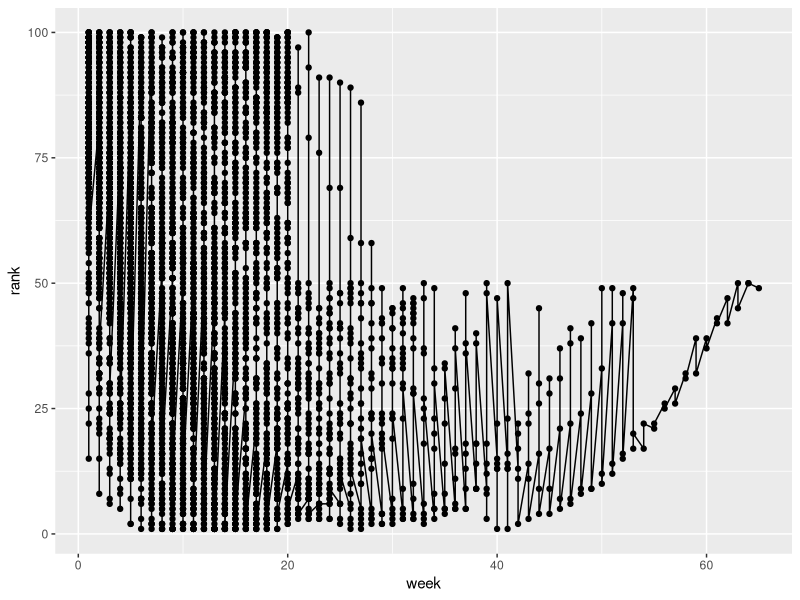
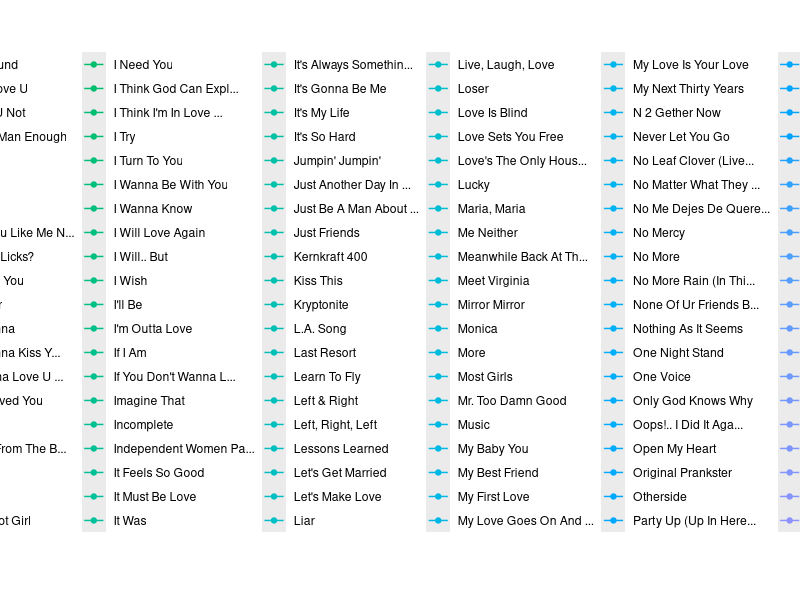

Generate these figures, in order, with R:
## ---- chunk 1
knitr::opts_chunk$set(echo = TRUE)
## ---- chunk 2
library(tidyverse)


## ---- chunk 3
tidydata <- tribble(
~country, ~year, ~cases, ~population,
"Afghanistan", 1999, 745, 19987071,
"Afghanistan", 2000, 2666, 20595360,
"Brazil", 1999, 37737, 172006362,
"Brazil", 2000, 80488, 174504898,
"China", 1999, 212258, 1272915272,
"China", 2000, 213766, 1280428583)
## ---- chunk 4
nontidydata <- tribble(
~country,~year,~rate,
"Afghanistan", 1999, "745/19987071",
"Afghanistan", 2000, "2666/20595360",
"Brazil", 1999, "37737/172006362",
"Brazil", 2000, "80488/174504898",
"China", 1999, "212258/1272915272",
"China", 2000, "213766/1280428583")

## ---- chunk 5
tidieddata <- nontidydata %>%
separate(rate, into = c("cases",
"population"),
sep = "/")
tidieddata
## ---- chunk 6
nontidydata
## ---- chunk 7
newtidieddata <- tidieddata %>%
pivot_longer(
cols = cases:population,
names_to = "measurement",
values_to = "value"
)
newtidieddata
## ---- chunk 8
df <- tribble(
~id, ~bp1, ~bp2,
"A", 100, 120,
"B", 140, 115,
"C", 120, 125
)
df
## ---- chunk 9
df %>%
pivot_longer(
cols = bp1:bp2,
names_to = "measurement",
values_to = "value"
)
## ---- chunk 10
newtidieddata
## ---- chunk 11
newtidieddata %>%
pivot_wider(names_from="measurement",
values_from="value")
## ---- chunk 12
df <- tribble(
~id, ~measurement, ~value,
"A", "bp1", 100,
"B", "bp1", 140,
"B", "bp2", 115,
"A", "bp2", 120,
"A", "bp3", 105
)
df
## ---- chunk 13
df %>%
pivot_wider(
names_from = measurement,
values_from = value
)
## ---- chunk 14
newbillboard <- billboard %>%
 pivot_longer(
 cols = wk1:wk76,
 names_to = "week"
,
 values_to = "rank",
values_drop_na = TRUE,
 )
newbillboard <- newbillboard %>%
  mutate(week = parse_number(week))
newbillboard
## ---- chunk 15
ggplot(data = newbillboard, mapping=aes(x = week, y = rank)) +
  geom_point() +
  geom_line() 
  

## ---- chunk 16
ggplot(data = newbillboard, mapping=aes(x = week, y = rank, colour=track)) +
  geom_point() +
  geom_line(aes(group = track)) 
  

## ---- chunk 17
cms_patient_experience %>%
 pivot_wider(names_from="measure_cd",
 values_from="prf_rate",
 id_cols = starts_with("org"))
